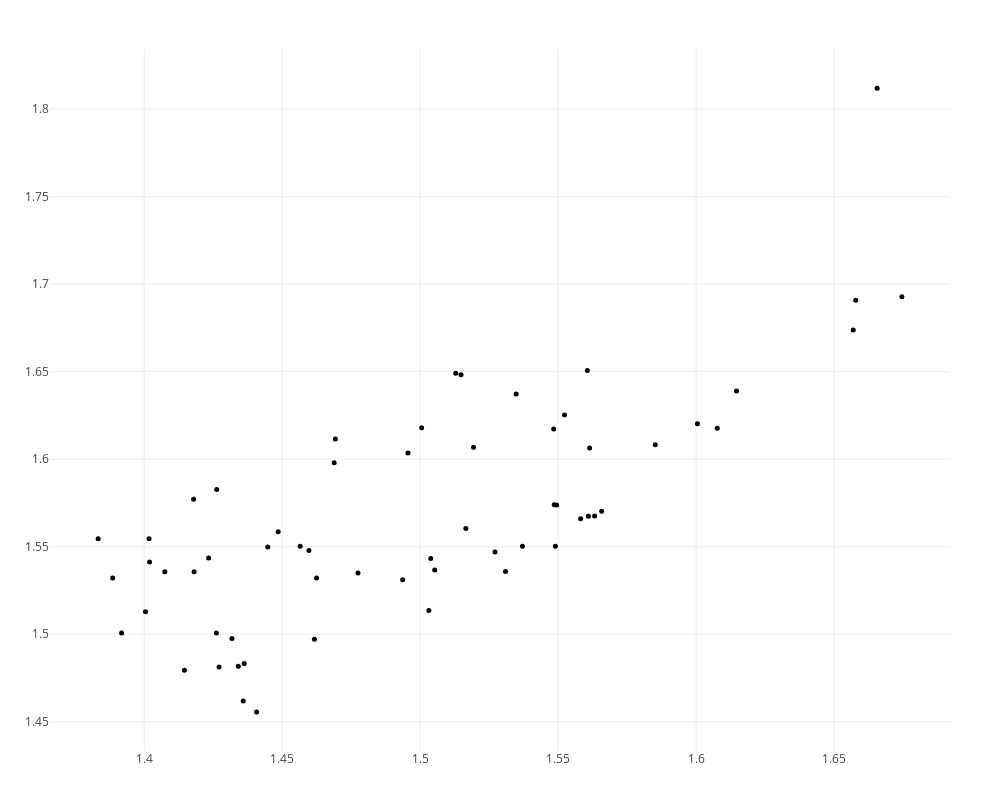

The notebook cell saved with this chart:
### Code cell
# plotbarcode_pjs(C,dim=0:1)
plotpersistencediagram_pjs(C,dim=1)

### Figure 1 — Plotly figure (JSON) as saved in the notebook; plotly's stock layout.template omitted (floating-point values rounded to 4 significant figures)
{"data": [{"hoverinfo": "x+y+text", "marker": {"color": "black", "size": 5}, "mode": "markers", "text": ["class/size  1/5", "class/size  2/4", "class/size  3/5", "class/size  4/4", "class/size  5/4", "class/size  6/4", "class/size  7/4", "class/size  8/4", "class/size  9/5", "class/size  10/7", "class/size  11/8", "class/size  12/8", "class/size  13/4", "class/size  14/7", "class/size  15/5", "class/size  16/6", "class/size  17/7", "class/size  18/5", "class/size  19/6", "class/size  20/5", "class/size  21/4", "class/size  22/5", "class/size  23/5", "class/size  24/6", "class/size  25/4", "class/size  26/5", "class/size  27/6", "class/size  28/4", "class/size  29/5", "class/size  30/13", "class/size  31/7", "class/size  32/8", "class/size  33/7", "class/size  34/11", "class/size  35/8", "class/size  36/7", "class/size  37/8", "class/size  38/7", "class/size  39/5", "class/size  40/8", "class/size  41/4", "class/size  42/13", "class/size  43/11", "class/size  44/16", "class/size  45/6", "class/size  46/7", "class/size  47/5", "class/size  48/11", "class/size  49/9", "class/size  50/5", "class/size  51/12", "class/size  52/6", "class/size  53/16", "class/size  54/11", "class/size  55/6", "class/size  56/8", "class/size  57/9", "class/size  58/4", "class/size  59/10", "class/size  60/10", "class/size  61/7"], "textfont": {"family": "Raleway, sans-serif"}, "textposition": "top center", "type": "scatter", "x": [1.407, 1.415, 1.426, 1.462, 1.494, 1.504, 1.531, 1.549, 1.558, 1.561, 1.561, 1.566, 1.585, 1.6, 1.608, 1.615, 1.657, 1.4, 1.427, 1.434, 1.436, 1.436, 1.441, 1.445, 1.462, 1.469, 1.477, 1.503, 1.505, 1.513, 1.517, 1.519, 1.527, 1.535, 1.537, 1.548, 1.549, 1.549, 1.552, 1.561, 1.563, 1.658, 1.666, 1.675, 1.418, 1.423, 1.432, 1.449, 1.457, 1.46, 1.469, 1.496, 1.501, 1.515, 1.392, 1.402, 1.418, 1.426, 1.389, 1.402, 1.383], "y": [1.536, 1.479, 1.583, 1.497, 1.531, 1.543, 1.536, 1.574, 1.566, 1.651, 1.567, 1.57, 1.608, 1.62, 1.618, 1.639, 1.674, 1.513, 1.481, 1.482, 1.462, 1.483, 1.456, 1.55, 1.532, 1.612, 1.535, 1.514, 1.537, 1.649, 1.56, 1.607, 1.547, 1.637, 1.55, 1.617, 1.574, 1.55, 1.625, 1.606, 1.568, 1.691, 1.812, 1.693, 1.536, 1.544, 1.498, 1.558, 1.55, 1.548, 1.598, 1.604, 1.618, 1.648, 1.501, 1.541, 1.577, 1.501, 1.532, 1.555, 1.555]}, {"hoverinfo": "x+text", "marker": {"color": "red", "size": 6}, "mode": "markers", "text": [], "textfont": {"family": "Raleway, sans-serif"}, "textposition": "top center", "type": "scatter", "x": [], "y": []}], "layout": {"height": 800, "hovermode": "closest", "margin": {"b": 50, "l": 50, "r": 50, "t": 50}, "scene": {"aspectmode": "manual", "aspectratio": {"x": 1, "y": 1.223}}, "showlegend": false, "width": 1000}}
